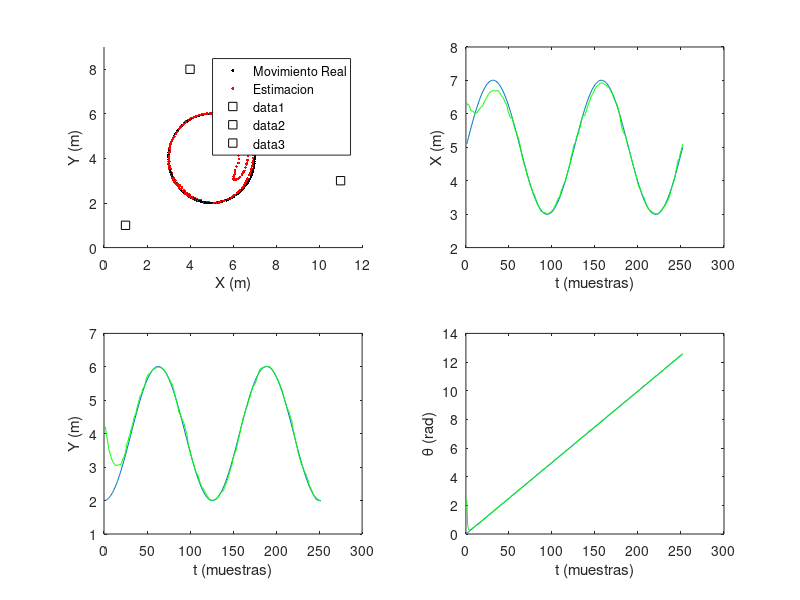
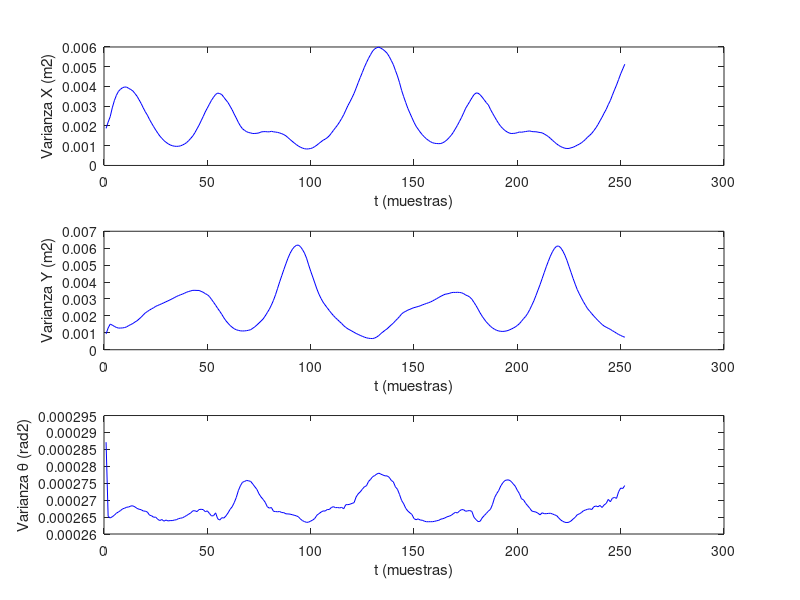

Write the MATLAB code that produced these figures, in order.
% Definimos una trayectoria circular
velocidadL = 0.2;  % Velocidad lineal 0.2 m/seg
timestep = 0.5;  % Actualizacion de sensores
distanciatotal = 4*pi; % en metros.. radio de 2 metros
numerodepasos = ceil(distanciatotal/(velocidadL*timestep));
velocidadA = 2*pi/(numerodepasos*timestep); % Velocidad angular

% Varianza del ruido del proceso 
Qd = 0.01*velocidadL*timestep;
Qb = 0.02*velocidadA*timestep;
Qk_1 = [Qd 0; 0 Qb];

for k = 1:2*numerodepasos
    trayectoriaD(k) = velocidadL*timestep;
    trayectoriaB(k) = velocidadA*timestep;
    trayectoriaDRuido(k) = velocidadL*timestep + sqrt(Qd)*randn;
    trayectoriaBRuido(k) = velocidadA*timestep + sqrt(Qb)*randn;
end

% Inicializamos la posicion inicial y su covarianza
xini = 5;
yini = 2;
thetaini = 0;
Xrealk = [xini; yini; thetaini];
Xk = [6; 3; pi];

Pxini = 0.001;
Pyini = 0.001;
Pthetaini = 0.001;
Pk = [Pxini 0 0; 0 Pyini 0 ; 0 0 Pthetaini];

% Varianza en la medida
R1 = 0.001;
R2 = 0.001;
R3 = 0.001;
Rk = [R1 0 0; 0 R2 0; 0 0 R3];

% Posici?n de las balizas
t1x = 4;
t1y = 8;
t2x = 1;
t2y = 1;
t3x = 11;
t3y = 3;

% Algoritmo
Ktotal = zeros(3);      
for l = 1:length(trayectoriaD)
    % Solo para el simulador
    XrealkAUX = Xrealk;
    
    % Avance real del robot
    Xrealk(1) = XrealkAUX(1) + trayectoriaD(l)*cos(XrealkAUX(3)+(trayectoriaB(l)/2));
    Xrealk(2) = XrealkAUX(2) + trayectoriaD(l)*sin(XrealkAUX(3)+(trayectoriaB(l)/2));
    Xrealk(3) = XrealkAUX(3) + trayectoriaB(l);
    Xreal(:,l) = Xrealk;  % Para mantener una historia del recorrido

    % Observacion de las balizas
    Zk = [(atan2(t1y-Xrealk(2),t1x-Xrealk(1)) - Xrealk(3) + sqrt(R1)*randn);
          (atan2(t2y-Xrealk(2),t2x-Xrealk(1)) - Xrealk(3) + sqrt(R2)*randn);
          (atan2(t3y-Xrealk(2),t3x-Xrealk(1)) - Xrealk(3) + sqrt(R3)*randn)];
          
    % Para acortar el nombre de la variable
    Uk = [trayectoriaDRuido(l); trayectoriaBRuido(l)];

    % Nuevo ciclo, k-1 = k.
    Xk_1 = Xk;
    Pk_1 = Pk;
    
    % Prediccion del estado
    X_k = [(Xk_1(1) + Uk(1)*cos(Xk_1(3)+(Uk(2)/2)));
           (Xk_1(2) + Uk(1)*sin(Xk_1(3)+(Uk(2)/2)));
           (Xk_1(3) + Uk(2))];
    Ak = [1 0 (-Uk(1)*sin(Xk_1(3)+Uk(2)/2));
          0 1 (Uk(1)*cos(Xk_1(3)+Uk(2)/2));
          0 0 1                             ];
    Bk = [(cos(Xk_1(3)+Uk(2)/2)) (-0.5*Uk(1)*sin(Xk_1(3)+Uk(2)/2));
          (sin(Xk_1(3)+Uk(2)/2)) (0.5*Uk(1)*cos(Xk_1(3)+Uk(2)/2));
           0                     1                                 ];
    P_k = Ak*Pk_1*((Ak)') + Bk*Qk_1*((Bk)');

    % Prediccion de la medida
    Zk_ = [(atan2(t1y-X_k(2),t1x-X_k(1)) - X_k(3));
          (atan2(t2y-X_k(2),t2x-X_k(1)) - X_k(3));
          (atan2(t3y-X_k(2),t3x-X_k(1)) - X_k(3))];
    Hk = [((t1y-X_k(2))/((t1x-X_k(1))^2+(t1y-X_k(2))^2)) (-(t1x-X_k(1))/((t1x-X_k(1))^2+(t1y-X_k(2))^2)) (-1);
          ((t2y-X_k(2))/((t2x-X_k(1))^2+(t2y-X_k(2))^2)) (-(t2x-X_k(1))/((t2x-X_k(1))^2+(t2y-X_k(2))^2)) (-1);   
          ((t3y-X_k(2))/((t3x-X_k(1))^2+(t3y-X_k(2))^2)) (-(t3x-X_k(1))/((t3x-X_k(1))^2+(t3y-X_k(2))^2)) (-1)];

    % Comparacion
    Yk = Zk-Zk_;
    for r=1:3
        if Yk(r)>pi
            Yk(r) = Yk(r) - 2*pi;
        end
        if Yk(r)<(-pi)
            Yk(r) = Yk(r) + 2*pi;
        end
    end
    Sk = Hk*P_k*((Hk)') + Rk;
    Wk = P_k*((Hk)')*inv(Sk);

    % Correccion
    Xk = X_k + Wk*Yk;
    Pk = (eye(3)-Wk*Hk)*P_k;
    
    %S?lo para almacenarlo
    Xestimado(:,l) = Xk;
    Pacumulado(1,l) = Pk(1,1);
    Pacumulado(2,l) = Pk(2,2);
    Pacumulado(3,l) = Pk(3,3);
end 

% Representacion grafica
figure(1);
subplot(2,2,1);
axis([0 12 0 9])
hold on

for m = 1:length(trayectoriaD)
    plot(Xreal(1,m),Xreal(2,m),'.k', Xestimado(1,m),Xestimado(2,m),'.r');
end
legend('Movimiento Real','Estimacion')

% Balizas
plot(t1x,t1y,'sk');
plot(t2x,t2y,'sk');
plot(t3x,t3y,'sk');
xlabel ('X (m)')
ylabel ('Y (m)')

subplot(2,2,2);
plot(Xreal(1,:));
hold on
plot(Xestimado(1,:),'g');
xlabel ('t (muestras)')
ylabel ('X (m)')

subplot(2,2,3);
plot(Xreal(2,:));
hold on
plot(Xestimado(2,:),'g');
xlabel ('t (muestras)')
ylabel ('Y (m)')

subplot(2,2,4);
plot(Xreal(3,:));
hold on
plot(Xestimado(3,:),'g');
xlabel ('t (muestras)')
ylabel ('\theta (rad)')
hold off

figure(2);
subplot(3,1,1);
axis([0 12 0 9])
plot(Pacumulado(1,:),'b');
xlabel ('t (muestras)')
ylabel ('Varianza X (m2)')
hold on

subplot(3,1,2);
axis([0 12 0 9])
plot(Pacumulado(2,:),'b');
xlabel ('t (muestras)')
ylabel ('Varianza Y (m2)')

subplot(3,1,3);
axis([0 12 0 9])
plot(Pacumulado(3,:),'b');
xlabel ('t (muestras)')
ylabel ('Varianza \theta (rad2)')

pause
close all
clear all
